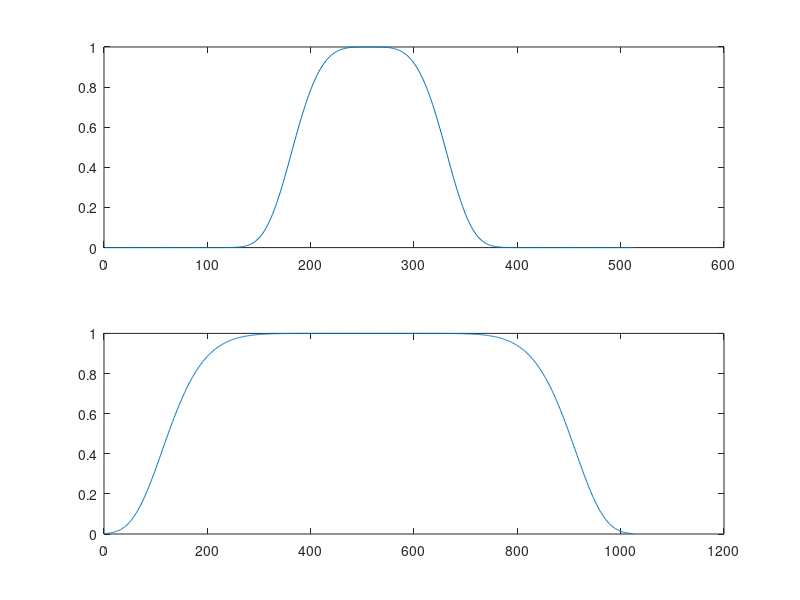

This figure's MATLAB source:
function test()res = 512;    figure(40);             [x,y] = meshgrid(linspace(-1, 1, res));    r = (x.*x+y.*y)/2;                             z = exp(-8*pi*r.*r);    z = z/max(z(:));    z = z.^4;        subplot(2,1,1);        z = z.^4;        plot(z(:,floor(res/2)));        res = 1024;            [x,y] = meshgrid(linspace(-1, 1, res));    r = (x.*x+y.*y)/2;                             z = exp(-8*pi*r.*r.*r.*r);    z = z/max(z(:));            subplot(2,1,2);        z = z.^4;        plot(z(:,floor(res/2)));end